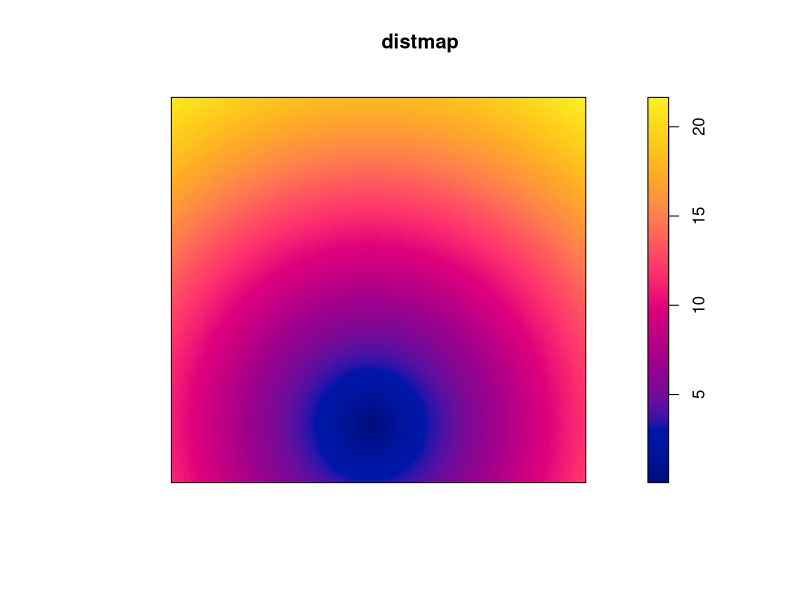
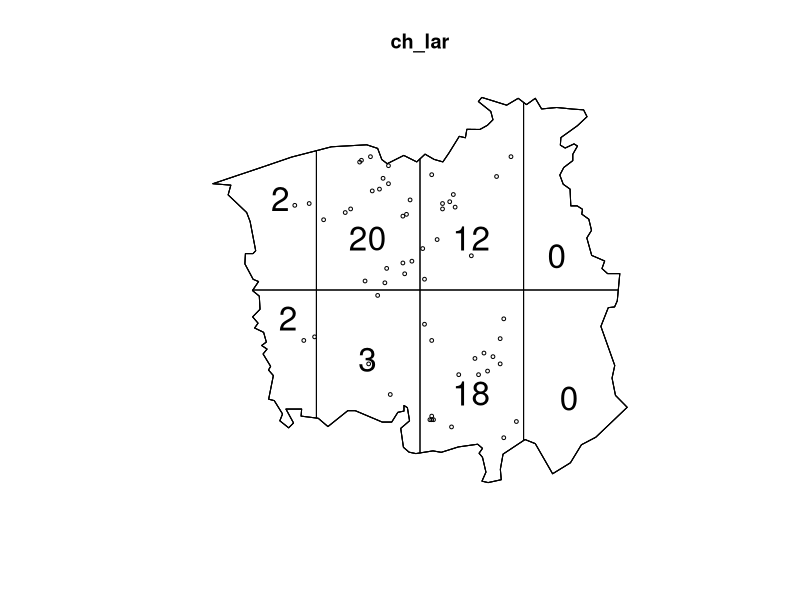
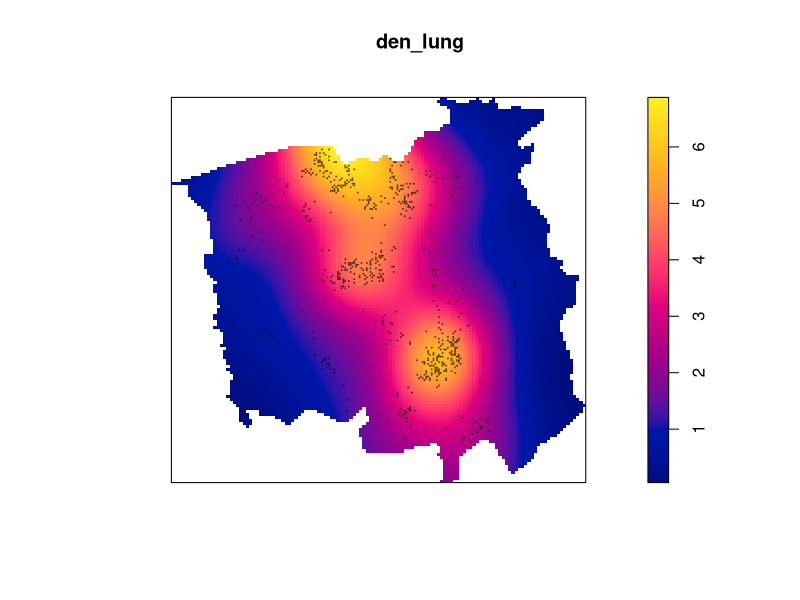
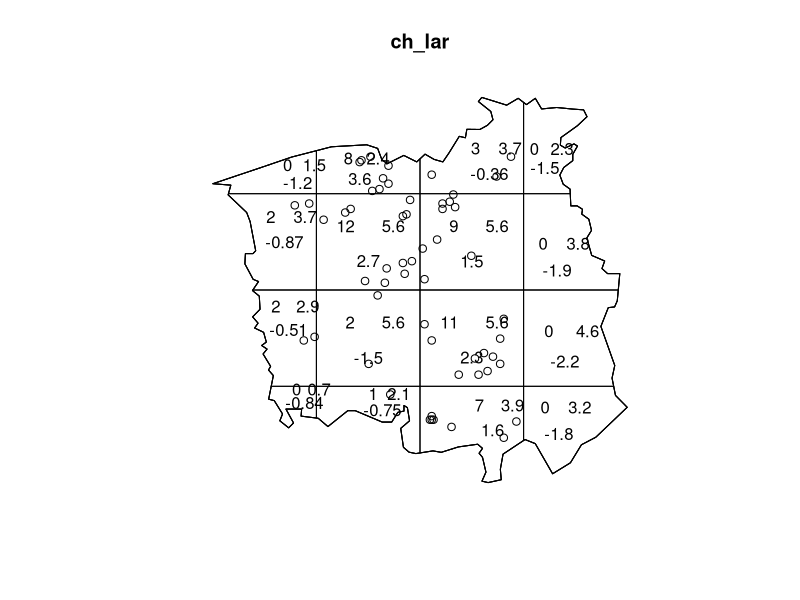
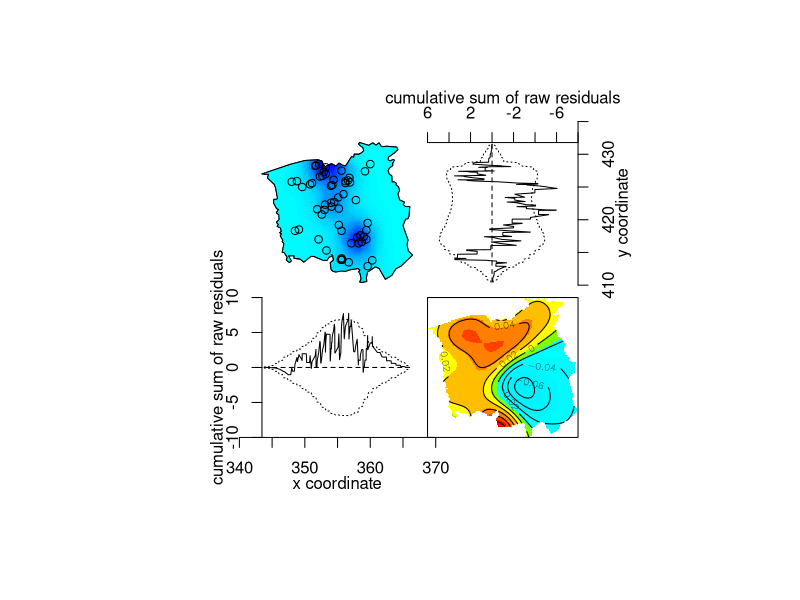

Reproduce these figures in R, in order.
## ---- chunk 1
library(spatstat)

data(chorley)

ch <- unique.ppp(chorley)
ch_lung <- split(ch)$lung
ch_lar <- split(ch)$larynx
this.window <- ch$window
incin <- ppp(chorley.extra$incin$x, chorley.extra$incin$y, window=this.window)
distmap <- distmap(incin)

plot(distmap)

lambda <- summary(ch)$intensity

q <- quadratcount(ch, nx=4,ny=2)
q_lung <- quadratcount(ch_lung, nx=4,ny=2)
q_lar <- quadratcount(ch_lar, nx=4,ny=2)

plot(ch_lar, cex=0.5)
plot(q_lar, add=T, cex=2)

#kde to create a surface predicting population over the 
#entire surface using lung cancer occurances as a subsittute for population
den_lung <- density.ppp(ch_lung, sigma=2, kernel='gaussian')
## ---- chunk 2
plot(den_lung)
plot(ch_lung, add=T, cex=.1)
csr.test <- quadrat.test(ch_lar, nx=4, ny=4, method="Chisq")
## ---- chunk 3
plot(ch_lar, color='blue')
plot(csr.test, add=T, color="red")
csr.test
## ---- chunk 4
null <- ppm(ch_lar)
dist <- ppm(ch_lar ~distmap)
pop <- ppm(ch_lar ~den_lung)
pop_dist <- ppm(ch_lar ~den_lung+distmap)
pop.dist <- ppm(ch_lar ~den_lung*distmap)

aic <- matrix(ncol=2, nrow=5)
aic[,1] <- c("null","dist","pop","pop_dist","pop.dist")
aic[,2] <- c(AIC(null),AIC(dist),AIC(pop),AIC(pop_dist),AIC(pop.dist))

aic

aic[aic[,2]==min(aic[,2]),]
## ---- chunk 5
pop_dist
diagnose.ppm(pop_dist)
